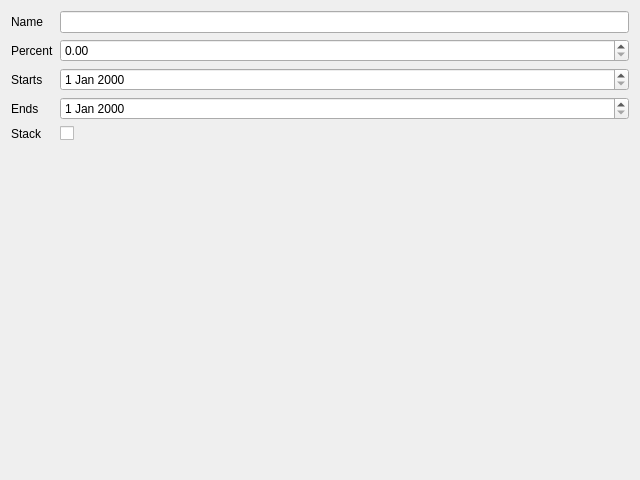
<?xml version="1.0" encoding="UTF-8"?>
<ui version="4.0">
 <class>DiscountDialog</class>
 <widget class="QDialog" name="DiscountDialog">
  <property name="geometry">
   <rect>
    <x>0</x>
    <y>0</y>
    <width>640</width>
    <height>480</height>
   </rect>
  </property>
  <property name="windowTitle">
   <string>Discount</string>
  </property>
  <layout class="QFormLayout" name="formLayout">
   <item row="0" column="0">
    <widget class="QLabel" name="label_nameEdit">
     <property name="text">
      <string>Name</string>
     </property>
     <property name="buddy">
      <cstring>nameEdit</cstring>
     </property>
    </widget>
   </item>
   <item row="0" column="1">
    <widget class="QLineEdit" name="nameEdit"/>
   </item>
   <item row="1" column="0">
    <widget class="QLabel" name="label_percentEdit">
     <property name="text">
      <string>Percent</string>
     </property>
     <property name="buddy">
      <cstring>percentEdit</cstring>
     </property>
    </widget>
   </item>
   <item row="1" column="1">
    <widget class="QDoubleSpinBox" name="percentEdit"/>
   </item>
   <item row="2" column="0">
    <widget class="QLabel" name="label_startsEdit">
     <property name="text">
      <string>Starts</string>
     </property>
     <property name="buddy">
      <cstring>startsEdit</cstring>
     </property>
    </widget>
   </item>
   <item row="2" column="1">
    <widget class="QDateEdit" name="startsEdit"/>
   </item>
   <item row="3" column="0">
    <widget class="QLabel" name="label_endsEdit">
     <property name="text">
      <string>Ends</string>
     </property>
     <property name="buddy">
      <cstring>endsEdit</cstring>
     </property>
    </widget>
   </item>
   <item row="3" column="1">
    <widget class="QDateEdit" name="endsEdit"/>
   </item>
   <item row="4" column="0">
    <widget class="QLabel" name="label_stackCheck">
     <property name="text">
      <string>Stack</string>
     </property>
     <property name="buddy">
      <cstring>stackCheck</cstring>
     </property>
    </widget>
   </item>
   <item row="4" column="1">
    <widget class="QCheckBox" name="stackCheck"/>
   </item>
  </layout>
 </widget>
 <tabstops>
  <tabstop>nameEdit</tabstop>
  <tabstop>percentEdit</tabstop>
  <tabstop>startsEdit</tabstop>
  <tabstop>endsEdit</tabstop>
  <tabstop>stackCheck</tabstop>
 </tabstops>
 <resources/>
 <connections/>
</ui>
